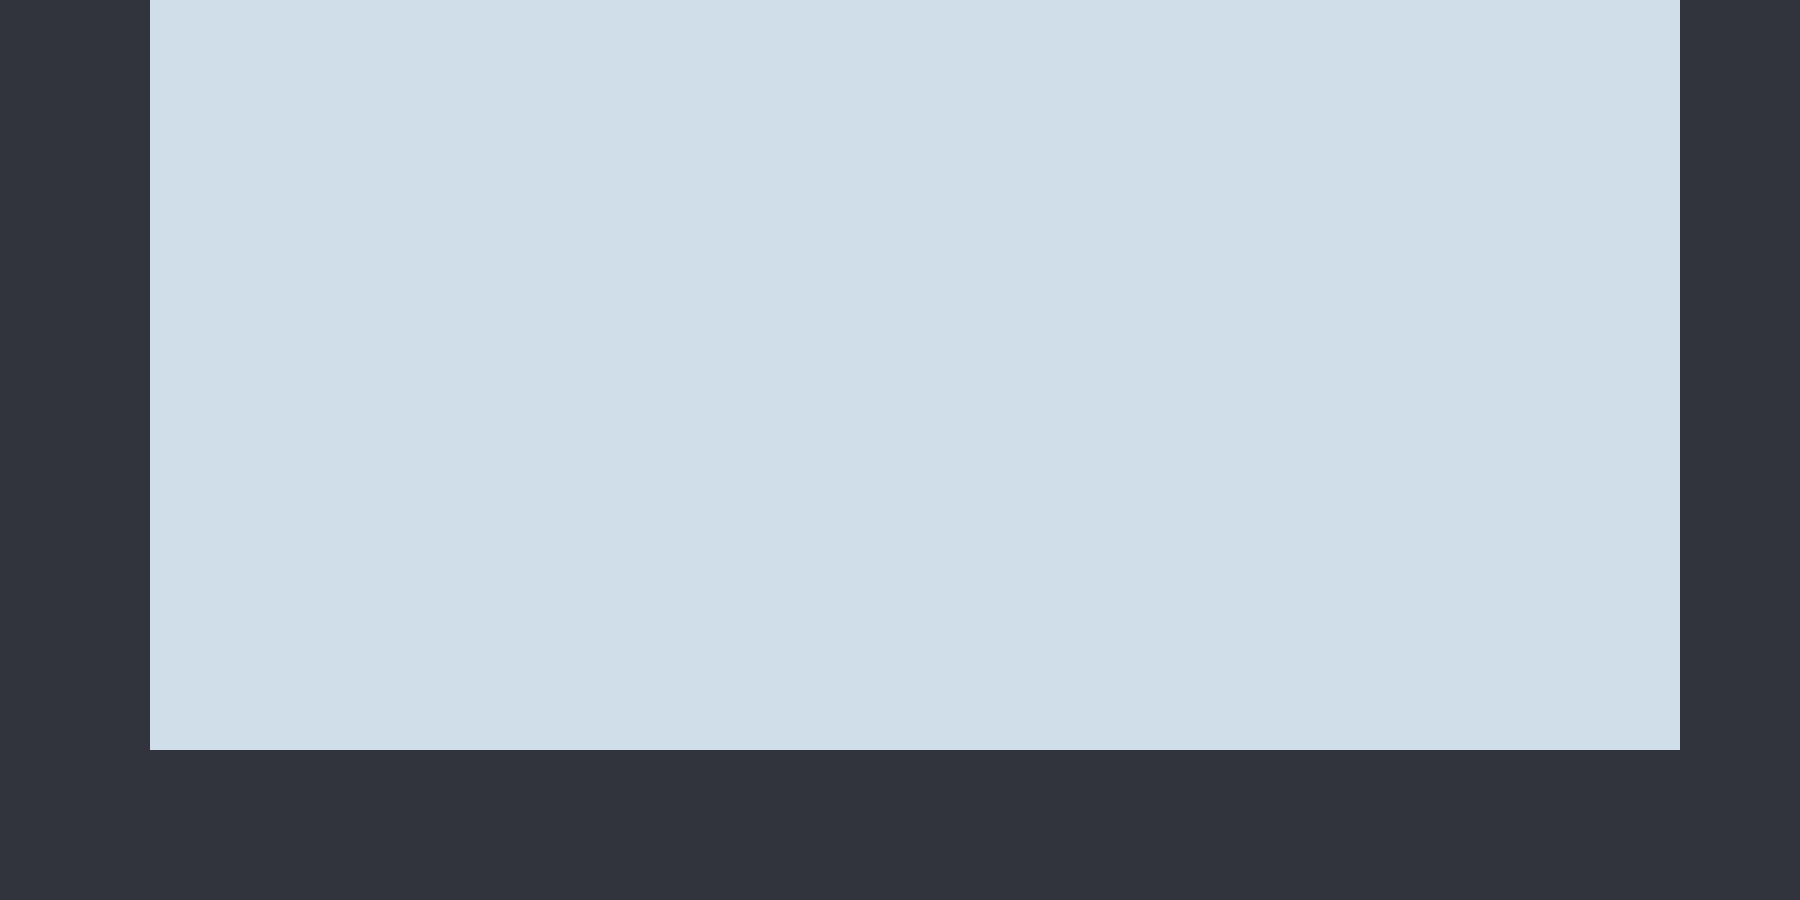

Tiled map render using the project's own tile images. Description and the whole map definition, tile-layer contents included, below:
An orthogonal 60x30 tile map with 30x30 px tiles, 1 tile layer (Tile Layer 1).

<map version="1.0" orientation="orthogonal" renderorder="right-down" width="60" height="30" tilewidth="30" tileheight="30" nextobjectid="1">
 <tileset firstgid="1" name="tileset4" tilewidth="30" tileheight="30" tilecount="54" columns="6">
  <image source="tileset4.png" width="180" height="270" />
  <tile id="0">
   <properties>
    <property name="Impassable" type="bool" value="true" />
   </properties>
  </tile>
  <tile id="6">
   <properties>
    <property name="EntityType" value="Player" />
    <property name="SpawnPoint" value="Player" />
   </properties>
  </tile>
  <tile id="8">
   <properties>
    <property name="SpawnPoint" value="WorldGate" />
    <property name="UIKey" value="Gate" />
    <property name="maxHealth" type="float" value="200" />
   </properties>
  </tile>
 </tileset>
 <layer name="Tile Layer 1" width="60" height="30">
  <data encoding="csv">
1,1,1,1,1,2,2,2,2,2,2,2,2,2,2,2,2,2,2,2,2,2,2,2,2,2,2,2,2,2,2,2,2,2,2,2,2,2,2,2,2,2,2,2,2,2,2,2,2,2,2,2,2,2,2,2,1,1,1,1,
1,1,1,1,1,2,2,2,2,2,2,2,2,2,2,2,2,2,2,2,2,2,2,2,2,2,2,2,2,2,2,2,2,2,2,2,2,2,2,2,2,2,2,2,2,2,2,2,2,2,2,2,2,2,2,2,1,1,1,1,
1,1,1,1,1,2,2,2,2,2,2,2,2,2,2,2,2,2,2,2,2,2,2,2,2,2,2,2,2,2,2,2,2,2,2,2,2,2,2,2,2,2,2,2,2,2,2,2,2,2,2,2,2,2,2,2,1,1,1,1,
1,1,1,1,1,2,2,2,2,2,2,2,2,2,2,2,2,2,2,2,2,2,2,2,2,2,2,2,2,2,2,2,2,2,2,2,2,2,2,2,2,2,2,2,2,2,2,2,2,2,2,2,2,2,2,2,1,1,1,1,
1,1,1,1,1,2,2,2,2,2,2,2,2,2,2,2,2,2,2,2,2,2,2,2,2,2,2,2,2,2,2,2,2,2,2,2,2,2,2,2,2,2,2,2,2,2,2,2,2,2,2,2,2,2,2,2,1,1,1,1,
1,1,1,1,1,2,2,2,2,2,2,2,2,2,2,2,2,2,2,2,2,2,2,2,2,2,2,2,2,2,2,2,2,2,2,2,2,2,2,2,2,2,2,2,2,2,2,2,2,2,2,2,2,2,2,2,1,1,1,1,
1,1,1,1,1,2,2,2,2,2,2,2,2,2,2,2,2,2,2,2,2,2,2,2,2,2,2,2,2,2,2,2,2,2,2,2,2,2,2,2,2,2,2,2,2,2,2,2,2,2,2,2,2,2,2,2,1,1,1,1,
1,1,1,1,1,2,2,2,2,2,2,2,2,2,2,2,2,2,2,2,2,2,2,2,2,2,2,2,2,2,2,2,2,2,2,2,2,2,2,2,2,2,2,2,2,2,2,2,2,2,2,2,2,2,2,2,1,1,1,1,
1,1,1,1,1,2,2,2,2,2,2,2,2,2,2,2,2,2,2,2,2,2,2,2,2,2,2,2,2,2,2,2,2,2,2,2,2,2,2,2,2,2,2,2,2,2,2,2,2,2,2,2,2,2,2,2,1,1,1,1,
1,1,1,1,1,2,2,2,2,2,2,2,2,2,2,2,2,2,2,2,2,2,2,2,2,2,2,2,2,2,2,2,2,2,2,2,2,2,2,2,2,2,2,2,2,2,2,2,2,2,2,2,2,2,2,2,1,1,1,1,
1,1,1,1,1,2,2,2,2,2,2,2,2,2,2,2,2,2,2,2,2,2,2,2,2,2,2,2,2,2,2,2,2,2,2,2,2,2,2,2,2,2,2,2,2,2,2,2,2,2,2,2,2,2,2,2,1,1,1,1,
1,1,1,1,1,2,2,2,2,2,2,2,2,2,2,2,2,2,2,2,2,2,2,2,2,2,2,2,2,2,2,2,2,2,2,2,2,2,2,2,2,2,2,2,2,2,2,2,2,2,2,2,2,2,2,2,1,1,1,1,
1,1,1,1,1,2,2,2,2,2,2,2,2,2,2,2,2,2,2,2,2,2,2,2,2,2,2,2,2,2,2,2,2,2,2,2,2,2,2,2,2,2,2,2,2,2,2,2,2,2,2,2,2,2,2,2,1,1,1,1,
1,1,1,1,1,2,2,2,2,2,2,2,2,2,2,2,2,2,2,2,2,2,2,2,2,2,2,2,2,2,2,2,2,2,2,2,2,2,2,2,2,2,2,2,2,2,2,2,2,2,2,2,2,2,2,2,1,1,1,1,
1,1,1,1,1,2,2,2,2,2,2,2,2,2,2,2,2,2,2,2,2,2,2,2,2,2,2,2,2,2,2,2,2,2,2,2,2,2,2,2,2,2,2,2,2,2,2,2,2,2,2,2,2,2,2,2,1,1,1,1,
1,1,1,1,1,2,2,2,2,2,2,2,2,2,2,2,2,2,2,2,2,2,2,2,2,2,2,2,2,2,2,2,2,2,2,2,2,2,2,2,2,2,2,2,2,2,2,2,2,2,2,2,2,2,2,2,1,1,1,1,
1,1,1,1,1,2,2,2,2,2,7,2,2,2,2,2,2,2,2,2,2,2,2,2,2,2,2,2,2,2,2,2,2,2,2,2,2,2,2,2,2,2,2,2,2,2,2,2,2,2,2,2,2,2,2,2,1,1,1,1,
1,1,1,1,1,2,2,2,2,2,2,2,2,2,2,2,2,2,2,2,2,2,2,2,2,9,2,2,2,2,2,2,2,2,2,2,2,2,2,2,2,2,2,2,2,2,2,2,2,2,2,2,2,2,2,2,1,1,1,1,
1,1,1,1,1,2,2,2,2,2,2,2,2,2,2,2,2,2,2,2,2,2,2,2,2,2,2,2,2,2,2,2,2,2,2,2,2,2,2,2,2,2,2,2,2,2,2,2,2,2,2,2,2,2,2,2,1,1,1,1,
1,1,1,1,1,2,2,2,2,2,2,2,2,2,2,2,2,2,2,2,2,2,2,2,2,2,2,2,2,2,2,2,2,2,2,2,2,2,2,2,2,2,2,2,2,2,2,2,2,2,2,2,2,2,2,2,1,1,1,1,
1,1,1,1,1,2,2,2,2,2,2,2,2,2,2,2,2,2,2,2,2,2,2,2,2,2,2,2,2,2,2,2,2,2,2,2,2,2,2,2,2,2,2,2,2,2,2,2,2,2,2,2,2,2,2,2,1,1,1,1,
1,1,1,1,1,2,2,2,2,2,2,2,2,2,2,2,2,2,2,2,2,2,2,2,2,2,2,2,2,2,2,2,2,2,2,2,2,2,2,2,2,2,2,2,2,2,2,2,2,2,2,2,2,2,2,2,1,1,1,1,
1,1,1,1,1,2,2,2,2,2,2,2,2,2,2,2,2,2,2,2,2,2,2,2,2,2,2,2,2,2,2,2,2,2,2,2,2,2,2,2,2,2,2,2,2,2,2,2,2,2,2,2,2,2,2,2,1,1,1,1,
1,1,1,1,1,2,2,2,2,2,2,2,2,2,2,2,2,2,2,2,2,2,2,2,2,2,2,2,2,2,2,2,2,2,2,2,2,2,2,2,2,2,2,2,2,2,2,2,2,2,2,2,2,2,2,2,1,1,1,1,
1,1,1,1,1,2,2,2,2,2,2,2,2,2,2,2,2,2,2,2,2,2,2,2,2,2,2,2,2,2,2,2,2,2,2,2,2,2,2,2,2,2,2,2,2,2,2,2,2,2,2,2,2,2,2,2,1,1,1,1,
1,1,1,1,1,1,1,1,1,1,1,1,1,1,1,1,1,1,1,1,1,1,1,1,1,1,1,1,1,1,1,1,1,1,1,1,1,1,1,1,1,1,1,1,1,1,1,1,1,1,1,1,1,1,1,1,1,1,1,1,
1,1,1,1,1,1,1,1,1,1,1,1,1,1,1,1,1,1,1,1,1,1,1,1,1,1,1,1,1,1,1,1,1,1,1,1,1,1,1,1,1,1,1,1,1,1,1,1,1,1,1,1,1,1,1,1,1,1,1,1,
1,1,1,1,1,1,1,1,1,1,1,1,1,1,1,1,1,1,1,1,1,1,1,1,1,1,1,1,1,1,1,1,1,1,1,1,1,1,1,1,1,1,1,1,1,1,1,1,1,1,1,1,1,1,1,1,1,1,1,1,
1,1,1,1,1,1,1,1,1,1,1,1,1,1,1,1,1,1,1,1,1,1,1,1,1,1,1,1,1,1,1,1,1,1,1,1,1,1,1,1,1,1,1,1,1,1,1,1,1,1,1,1,1,1,1,1,1,1,1,1,
1,1,1,1,1,1,1,1,1,1,1,1,1,1,1,1,1,1,1,1,1,1,1,1,1,1,1,1,1,1,1,1,1,1,1,1,1,1,1,1,1,1,1,1,1,1,1,1,1,1,1,1,1,1,1,1,1,1,1,1
</data>
 </layer>
</map>
